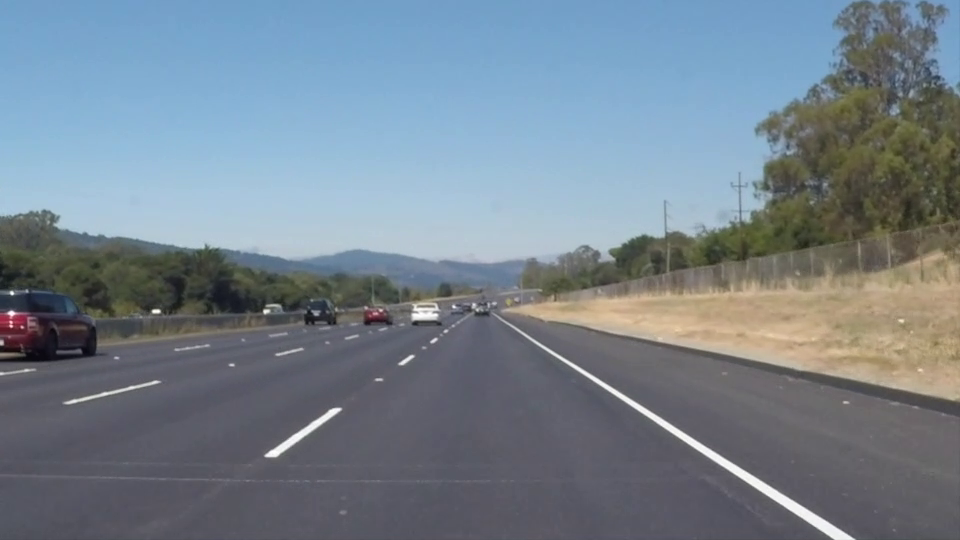
#> input picture frame 22 of data/whiteline.mp4, 960 x 540 px, given in place of challenge.mp4, which was not available
$ python turn_prediction.py
#> lines starting #> are read from the running program, lines starting #| are printed output that depends on the picture; after the words box and inside, x2 and y2 are one past the last pixel; in counts of white or black regions, pixels touching at a corner belong together; pictures that were not available may be replaced by others from this repository, and a replacement may not be noted
# this script detects curved lanes, calculates its radius of curvature, and tells whether it is a right or a left turn
# also has provisions to handle failure cases

import cv2
import numpy as np
import os

# visualizer class is capable of productin 1-5 output windows scaled proportionally to the input sample image
# it also has the capability to save the generated frames asa a video if used inside a loop
class Visualizer():
    def __init__(self, image, scale, frames=[None, None, None, None, 'Final Frame'], save=False):
        self.frame1 = None
        self.frame2 = None
        self.frame3 = None
        self.frame4 = None
        self.frame0 = None

        self.save = save
        self.frame_dict = {frames[0]: self.frame1, frames[1]: self.frame2,
                           frames[2]: self.frame3, frames[3]: self.frame4, frames[4]: self.frame0}
        self.scale = scale

        self.image = self.resize(image, self.scale)
        self.frame_height = self.image.shape[0]
        self.frame_width = self.image.shape[1]

        self.number_of_small_frames = 4
        self.aspect_ratio = self.frame_width/self.frame_height

        self.small_frame_width = int(
            self.frame_width/self.number_of_small_frames)
        self.small_frame_height = 350

        self.capture_width = self.frame_width
        self.capture_height = self.frame_height + self.small_frame_height

        self.font = cv2.FONT_HERSHEY_SIMPLEX
        self.fontScale = 1
        self.color = (255, 255, 255)
        self.thickness = 2

        self.fps = 25
        if self.save:
            save_path = Visualizer.get_absolute_path(
                "output") + "/turn_prediction_output.mp4"
            self.result = cv2.VideoWriter(save_path, cv2.VideoWriter_fourcc(
                *'mp4v'), self.fps, (self.capture_width, self.capture_height))

    @staticmethod
    def show_image(image):
        cv2.imshow("preview", image)

    @staticmethod
    def get_absolute_path(dir):
        current_directory = os.getcwd()
        parent_directory = os.path.dirname(current_directory)
        absolute_path = os.path.join(parent_directory, dir)
        return absolute_path

    def resize(self, image, scale):
        new_width = int(image.shape[1] * scale)
        new_height = int(image.shape[0] * scale)
        image = cv2.resize(image, (new_width, new_height))
        return image

    def update_frame(self, image, frame_name):
        if frame_name in self.frame_dict.keys():
            image = cv2.resize(image, (self.small_frame_width, self.small_frame_height))
            self.frame_dict[frame_name] = image
            self.frame_dict[frame_name] = cv2.cvtColor(
                self.frame_dict[frame_name], cv2.COLOR_BGR2RGB)
            # tune these two values for text alignment
            vertical_placement = 0.93
            horizontal_placement = 0.55
            org2 = (int(self.frame_width-vertical_placement*self.frame_width),
                    int(self.frame_height-horizontal_placement*self.frame_height))
            self.frame_dict[frame_name] = cv2.putText(
                self.frame_dict[frame_name], frame_name, org2, self.font, self.fontScale, self.color, self.thickness, cv2.LINE_AA)

    # [23 lines left out: function update_final_frame, not called in this run]

    def __del__(self):
        print("Closing output feed...")

class TurnPrediciton():
    def __init__(self, image, scale):
        self.image = image
        self.rows = image.shape[0]
        self.cols = image.shape[1]

        self.lane_image = self.image
        self.flip = False

        self.scale = scale

        self.left_poly = None
        self.right_poly = None

    def pre_processing(self, resize, gray, blur):
        if resize:
            new_width = int(self.cols * self.scale)
            new_height = int(self.rows * self.scale)
            self.image = cv2.resize(self.image, (new_width, new_height))
            self.rows = self.image.shape[0]
            self.cols = self.image.shape[1]
            image_scaled = cv2.cvtColor(self.image, cv2.COLOR_RGB2BGR)

        if self.flip:
            self.image = cv2.flip(self.image, 1)
            image_scaled = cv2.flip(image_scaled, 1)

        if gray:
            self.image = cv2.cvtColor(self.image, cv2.COLOR_BGR2GRAY)

        if blur:
            self.image = cv2.GaussianBlur(self.image, (7, 7), 0)
        image_scaled = self.image

        return self.image

    def crop_lane(self,gray):
        # defining region of interest so that maximum length of the lane can be detected
        # TODO: come up with better way to crop using image shape parameters
        region = np.array([(230, self.rows - 60), (1120, self.rows - 60), (730, 440), (610, 440)])

        # cropping only the region of interest for lane detection
        mask = np.zeros_like(gray)
        cv2.fillPoly(mask, pts=[region], color=(255, 255))
        self.lane_image = cv2.bitwise_and(gray, mask)
        return self.lane_image, region

    def warp_lane(self, cropped, region):
        # warping the cropped lane into a flat plane using homography
        # TODO: flat plane size should be proportional to the lane cropped
        flat_plane = np.array([(0, 0), (200, 0), (200, 500), (0, 500)], dtype=float)
        h, status = cv2.findHomography(region, flat_plane)
        h_inv, status_inv = cv2.findHomography(flat_plane,region)
        warped = cv2.warpPerspective(cropped, h, (200,500))
        warped = cv2.flip(warped,0)
        dst = cv2.cvtColor(warped, cv2.COLOR_GRAY2BGR)
        return warped, dst, h_inv

    def detect_edges(self, warped):
        # detecting edges on the warped lane using canny edge detection
        edge = cv2.Canny(warped, 50, 450)  # 50,350
        return edge

    def hough_lines(self,edge):
        # finding lines on the detected edges using hough transform. parameters have been tuned such that atleast 4 lines will be generated on both the left and the right curves of the lane
        linesP = cv2.HoughLinesP(edge, 2, np.pi / 180, 25, np.array([]), minLineLength=10, maxLineGap=150) # image, rho, theta, threshold = min # of intersections for line, lines, min, max
        return linesP

    # TODO: only find out which one is the left line and which one is the rigth line
    # [49 lines left out: function line_classifier, not called in this run]

    def lines_to_points(self,linesP, points):
        # segregating left lines and right lines based on their location in the warped image
        # TODO: coloring left lane = red and right lane = green
        left = []
        right = []

        points = cv2.cvtColor(points, cv2.COLOR_GRAY2BGR)

        if linesP is not None:
            for i in range(0, len(linesP)):
                l = linesP[i][0]
                if l[0] < 100 and l[2] < 100:
                    left.append(l)
                    # cv2.line(dst, (l[0], l[1]), (l[2], l[3]), (0, 0, 255), 3, cv2.LINE_AA)
                else:
                    right.append(l)
                    # cv2.line(dst, (l[0], l[1]), (l[2], l[3]), (0, 255, 0), 3, cv2.LINE_AA)

        # segregating into points falling on the left or right curves and visualizing the points
        all_points_left = []
        for i in left:
            all_points_left.append((i[0],i[1]))
            all_points_left.append((i[2], i[3]))

        for i in all_points_left:
            cv2.circle(points, i, 5, (255,255,0), 2)

        all_points_right = []
        for i in right:
            all_points_right.append((i[0],i[1]))
            all_points_right.append((i[2], i[3]))

        for i in all_points_right:
            cv2.circle(points, i, 5, (255,255,0), 2)

        return all_points_left, all_points_right, points

    def fit_poly(self, all_points_left, all_points_right,dst,h_inv, image, left_fit_coefs, right_fit_coefs, x_r):
        # checking if detection can be satisfactorily performed
        # TODO: satisfactory condition should be to check for shadows or unreliable points detection/ breaks in point detection
        count = 0
        for i in all_points_left:
            x = i[0]
            y = i[1]

            if x > 0 and x < 50 and y > 50 and y < 200:
                count = count + 1

        # start polynomial fitting only if detection is possible
        # TODO: make code robust to flipped frames/ lanes
        if count > 0:
            # fit a polynomial
            print("Lane detected.")
            left = np.array(all_points_left)
            for i in range(len(left)):
                x_l = left[:, 0]
                y_l = left[:, 1]
            right = np.array(all_points_right)
            for i in range(len(right)):
                x_r = right[:, 0]
                y_r = right[:, 1]

            left_fit_coefs = np.polyfit(y_l, x_l, 2)
            right_fit_coefs = np.polyfit(y_r, x_r, 2)

            y_values = np.linspace(0, dst.shape[0] - 1, dst.shape[0])
            x_values_left = left_fit_coefs[0] * y_values ** 2 + left_fit_coefs[1] * y_values + left_fit_coefs[2]
            x_values_right = right_fit_coefs[0] * y_values ** 2 + right_fit_coefs[1] * y_values + right_fit_coefs[2]

            left_polynomial = np.int_(np.vstack((x_values_left, y_values)).T)
            right_polynomial = np.int_(np.vstack((x_values_right, y_values)).T)

            cv2.polylines(dst, [left_polynomial], False, (0, 255, 0),5)
            cv2.polylines(dst, [right_polynomial], False, (0, 0, 255),5)
        else:
            # else, using previously calculated coefficients
            print("Lane detection failed! Resorting to previous best lane.")
            y_values = np.linspace(0, dst.shape[0] - 1, dst.shape[0])
            x_values_left = left_fit_coefs[0] * y_values ** 2 + left_fit_coefs[1] * y_values + left_fit_coefs[2]
            x_values_right = right_fit_coefs[0] * y_values ** 2 + right_fit_coefs[1] * y_values + right_fit_coefs[2]

            left_polynomial = np.int_(np.vstack((x_values_left, y_values)).T)
            right_polynomial = np.int_(np.vstack((x_values_right, y_values)).T)

            cv2.polylines(dst, [left_polynomial], False, (0, 255, 0),5)
            cv2.polylines(dst, [right_polynomial], False, (0, 0, 255),5)

        # finding radius of curvature
        left_curvature = ((1+(2*left_fit_coefs[0]*x_r[0]+left_fit_coefs[1])**2)**1.5)/np.absolute(2*left_fit_coefs[0])
        right_curvature = ((1+(2*right_fit_coefs[0]*x_r[0]+right_fit_coefs[1])**2)**1.5)/np.absolute(2*right_fit_coefs[0])
        road_curvature = (left_curvature + right_curvature) / 2
        if road_curvature > 3000:
            road_curvature = 2697.6605746337345
        info1 = ("Radius of Curvature: "+str(round(road_curvature, 2))+" m ")
        print(info1)

        # detecting left/right turn
        # if derivative is negative then it is a right turn
        slope = 2 * right_fit_coefs[0]*x_r[0]+right_fit_coefs[1]
        if slope < 0:
            info2 = ("Turn: Right")
            print(info2)
            print("\n")
        else:
            info2 = ("Turn: Left")
            print(info2)
            print("\n")

        # unwarping the dst image to get the final image
        # TODO: use visualizer class to show all intermediate frames
        final = cv2.flip(dst,0)
        final = cv2.warpPerspective(final, h_inv, (1280, 720))

        # superimposing detected lane onto the original image
        final = cv2.add(image, final)

        # overlaying textual information
        font = cv2.FONT_HERSHEY_SIMPLEX
        fontScale = 0.8
        color = (200, 255, 50)
        thickness = 2
        final = cv2.putText(final, info1 , (100,50), font,
                            fontScale, color, thickness, cv2.LINE_AA)
        final = cv2.putText(final, info2 , (100,80), font,
                            fontScale, color, thickness, cv2.LINE_AA)

        return final, left_fit_coefs, right_fit_coefs, x_r

def main():
    # TODO: write turn prediction class with all the preprocessing
    video_path = Visualizer.get_absolute_path(
                "data") + "/challenge.mp4"
    frame = cv2.VideoCapture(video_path)
    left_fit_coefs = None
    right_fit_coefs = None
    x_r = None
    _, sample_image = frame.read()
#> sample_image is the input picture: shape (540, 960, 3); mean B, G, R 141.9, 130.7, 117.7
    visuals = Visualizer(sample_image, scale=1, frames=['Top View','Edges', 'Points', 'Polynomials', 'Turn Prediction'], save=True)
    while (frame.isOpened()):
        success, image = frame.read()
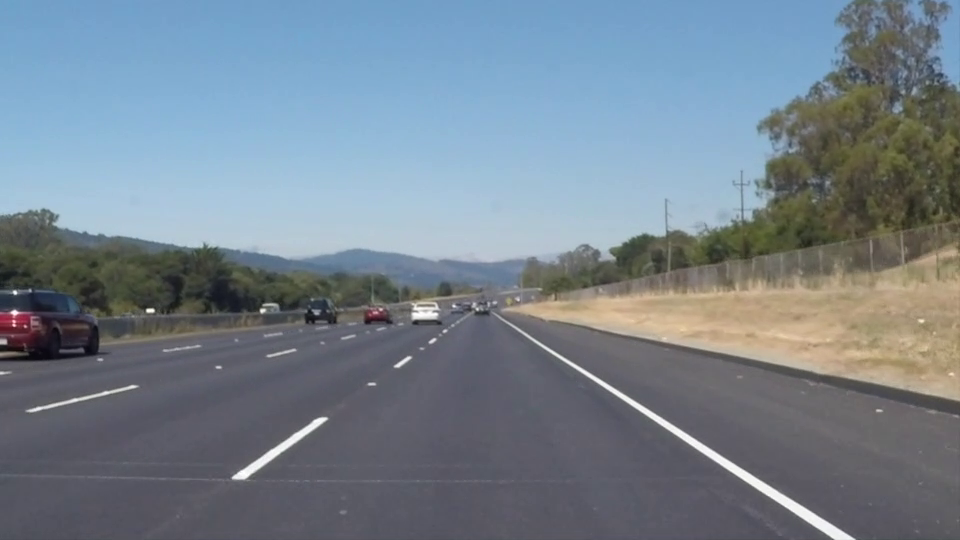
#> input picture frame 23 of data/whiteline.mp4, 960 x 540 px, given in place of challenge.mp4, which was not available
#> image is the input picture: shape (540, 960, 3); mean B, G, R 142, 130.6, 117.8
        if not success:
            print("\nEnd of frames\n")
            break

        scale = 1
        currentFrame = TurnPrediciton(image, scale)
        rows, cols, channels = image.shape

        gray = currentFrame.pre_processing(resize=False, gray=True, blur=False)
#> in pre_processing, `self.image = cv2.cvtColor(self.image, cv2.COLOR_BGR2GRAY)`:
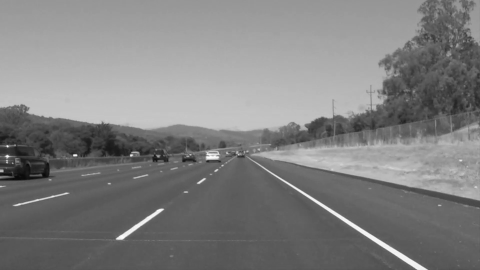
#> self.image: shape (540, 960) (shown at 1/2 size); min 3, max 255, mean 128.1
        cropped, region = currentFrame.crop_lane(gray)
#> in crop_lane, `cv2.fillPoly(mask, pts=[region], color=(255, 255))`:
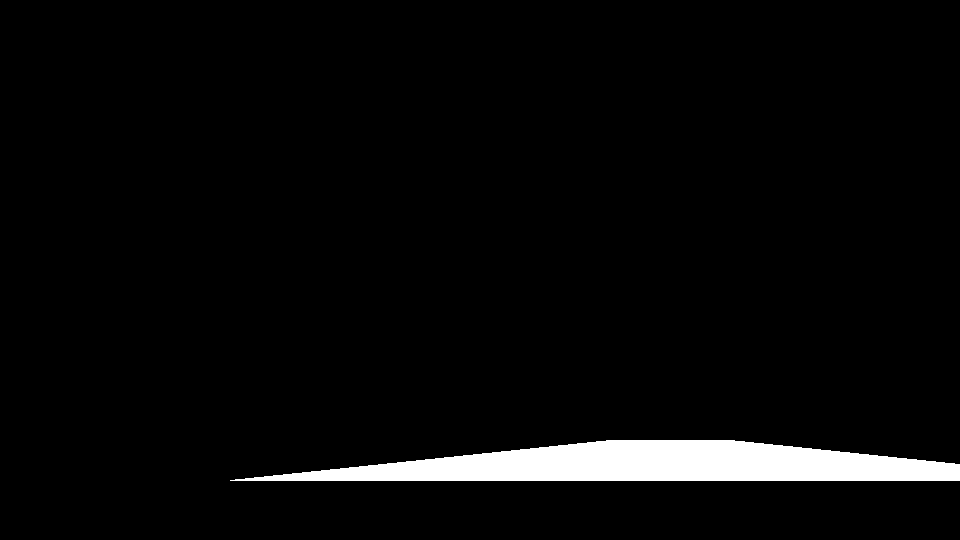
#> mask: shape (540, 960); 3.8% white; 1 white region, box (x1, y1, x2, y2) and area: (230, 440, 960, 481) 19550
#> in crop_lane, `self.lane_image = cv2.bitwise_and(gray, mask)`:
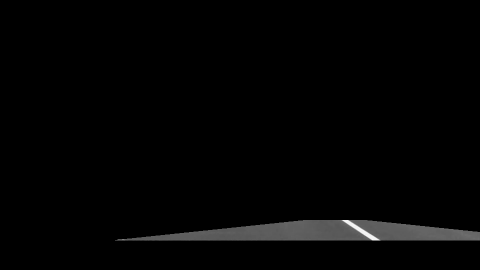
#> self.lane_image: shape (540, 960) (shown at 1/2 size); min 0, max 253, mean 3.7
#> region = [[230, 480], [1120, 480], [730, 440], [610, 440]]

        warped, dst, h_inv = currentFrame.warp_lane(cropped,region)
#> in warp_lane, `h, status = cv2.findHomography(region, flat_plane)`: h = [[-0.024, -0.228, 114.7], [1.11e-18, 0.18, -86.23], [8.6e-20, -0.00231, 1]]; status = [1, 1, 1, 1]
#> in warp_lane, `h_inv, status_inv = cv2.findHomography(flat_plane,region)`: h_inv = [[4.45, 8.59, 230], [5.76e-16, 5.57, 480], [1.25e-18, 0.0128, 1]]; status_inv = [1, 1, 1, 1]
        edge = currentFrame.detect_edges(warped)
#> in detect_edges, `edge = cv2.Canny(warped, 50, 450)`:
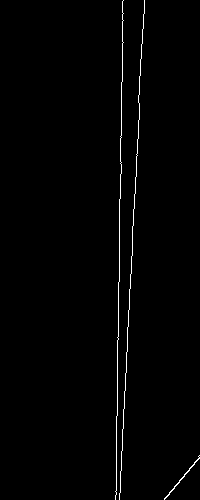
#> edge: shape (500, 200); 1.1% white in thin lines or dots, all inside (x1, y1, x2, y2) = (115, 0, 200, 500)
        visuals.update_frame(warped, "Top View")
        visuals.update_frame(edge, "Edges")
#> call 2 of update_frame, with frame_name = 'Edges'
#> in update_frame (call 2), `image = cv2.resize(image, (self.small_frame_width, self.small_frame_he..`:
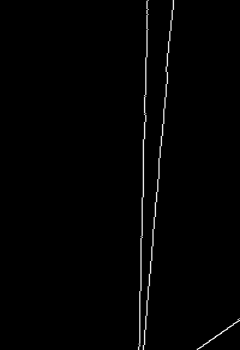
#> image: shape (350, 240); min 0, max 255, mean 2.7

        linesP = currentFrame.hough_lines(edge)
#> in hough_lines, `linesP = cv2.HoughLinesP(edge, 2, np.pi / 180, 25, np.array([]), minLi..`: linesP = [[115, 499, 123, 42], [119, 499, 144, 6], [116, 423, 123, 0], [164, 498, 199, 457], [140, 75, 141, 44], [120, 492, 132, 254], [141, 45, 141, 58]]

        all_points_left, all_points_right, points = currentFrame.lines_to_points(linesP, warped)
#> the loop in lines_to_points, `for i in range(0, len(linesP)):` made 7 passes
#> after the loop in lines_to_points, `for i in range(0, len(linesP)):`: left = []; right has the same summary as linesP in hough_lines
#> the loop in lines_to_points, `for i in right:` made 7 passes
#> after the loop in lines_to_points, `for i in right:`: all_points_right = [(115, 499), (123, 42), (119, 499), (144, 6), (116, 423), (123, 0), (164, 498), (199, 457), (140, 75), (141, 44), (120, 492), (132, 254), (141, 45), (141, 58)]
#> the loop in lines_to_points, `for i in all_points_right:` made 14 passes
#> after the loop in lines_to_points, `for i in all_points_right:`:
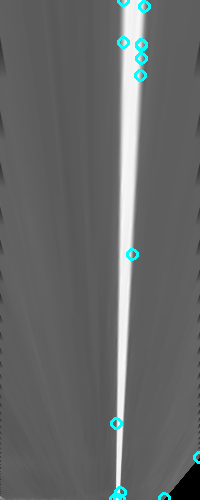
#> points: shape (500, 200, 3); mean B, G, R 103.8, 103.8, 101.3
#> all_points_left = []
        visuals.update_frame(points, "Points")

        final, left_fit_coefs, right_fit_coefs, x_r = currentFrame.fit_poly(all_points_left, all_points_right, dst, h_inv, image, left_fit_coefs, right_fit_coefs, x_r)
#> after the loop in fit_poly, `for i in all_points_left:`: count = 0
        dst = cv2.cvtColor(
                dst, cv2.COLOR_BGR2RGB)
        visuals.update_frame(dst, "Polynomials")

        visuals.update_final_frame(final, "Turn Prediction")

        if cv2.waitKey(25) & 0xFF == ord('q'):
            break

    frame.release()
    cv2.destroyAllWindows()


if __name__ == "__main__":
#> (the run stopped early here; a loop or call above may not have finished)

$ run again, starting later in the video
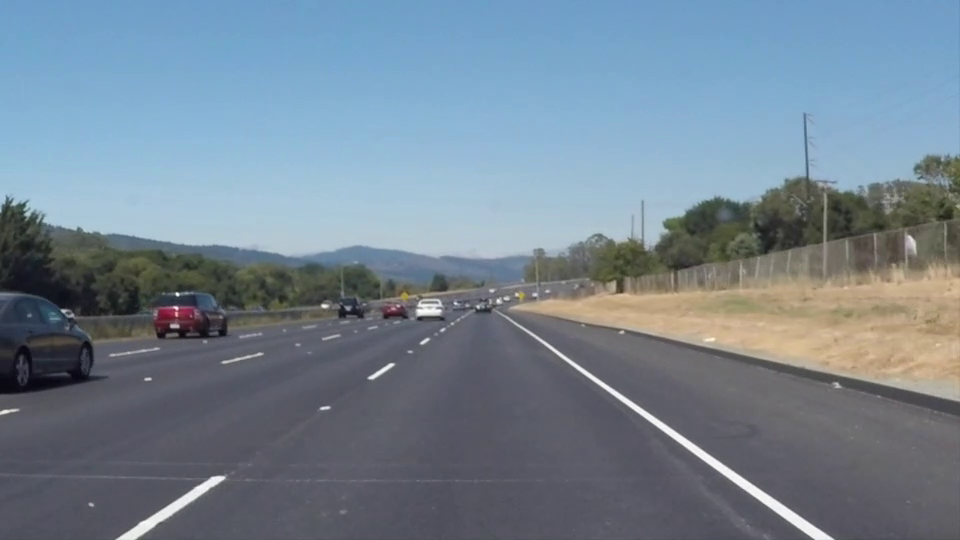
#> input picture frame 99 of data/whiteline.mp4, 960 x 540 px, given in place of challenge.mp4, which was not available
#> in main, sample_image is the input picture: shape (540, 960, 3); mean B, G, R 146, 132.3, 116.7
#> mask: shape (540, 960); 3.8% white; 1 white region, box (x1, y1, x2, y2) and area: (230, 440, 960, 481) 19550
#> in main, `cropped, region = currentFrame.crop_lane(gray)`: region = [[230, 480], [1120, 480], [730, 440], [610, 440]]
#> h = [[-0.024, -0.228, 114.7], [1.11e-18, 0.18, -86.23], [8.6e-20, -0.00231, 1]]; status = [1, 1, 1, 1]
#> in warp_lane, `h_inv, status_inv = cv2.findHomography(flat_plane,region)`: h_inv = [[4.45, 8.59, 230], [5.76e-16, 5.57, 480], [1.25e-18, 0.0128, 1]]; status_inv = [1, 1, 1, 1]
#> edge: shape (500, 200); 1.1% white in thin lines or dots, all inside (x1, y1, x2, y2) = (109, 0, 200, 500)
#> image: shape (350, 240)
#> in hough_lines, `linesP = cv2.HoughLinesP(edge, 2, np.pi / 180, 25, np.array([]), minLi..`: linesP = 14 rows, first 6: [111, 367, 111, 184], [109, 25, 110, 138], [123, 225, 130, 14], [119, 369, 130, 26], [112, 499, 112, 451], [112, 402, 116, 496]
#> the loop in lines_to_points, `for i in range(0, len(linesP)):` made 14 passes
#> after the loop in lines_to_points, `for i in range(0, len(linesP)):`: left = []; right = 14 items, first 6: [111, 367, 111, 184], [109, 25, 110, 138], [123, 225, 130, 14], [119, 369, 130, 26], [112, 499, 112, 451], [112, 402, 116, 496]
#> after the loop in lines_to_points, `for i in left:`: all_points_left = []
#> the loop in lines_to_points, `for i in right:` made 14 passes
#> after the loop in lines_to_points, `for i in right:`: all_points_right = 28 pairs, first value 109 to 199, second value 14 to 499
#> the loop in lines_to_points, `for i in all_points_right:` made 28 passes
#> i on passes 1 to 8: (111, 367), (111, 184), (109, 25), (110, 138), (123, 225), (130, 14), (119, 369), (130, 26)
#> after the loop in lines_to_points, `for i in all_points_right:`:
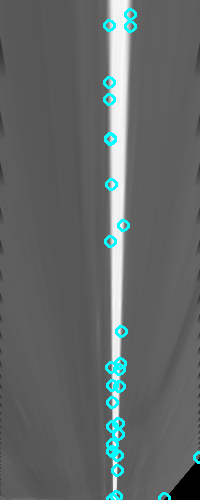
#> points: shape (500, 200, 3); mean B, G, R 103.1, 103.1, 97.6
#> in main, `all_points_left, all_points_right, points = currentFrame.lines_to_poin..`: all_points_left = []
#> in update_frame (call 3), `image = cv2.resize(image, (self.small_frame_width, self.small_frame_he..`:
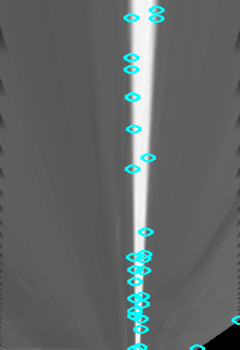
#> image: shape (350, 240, 3); mean of channels 0, 1, 2 103, 103, 97.5; drawn as B, G, R
#> after the loop in fit_poly, `for i in all_points_left:`: count = 0
